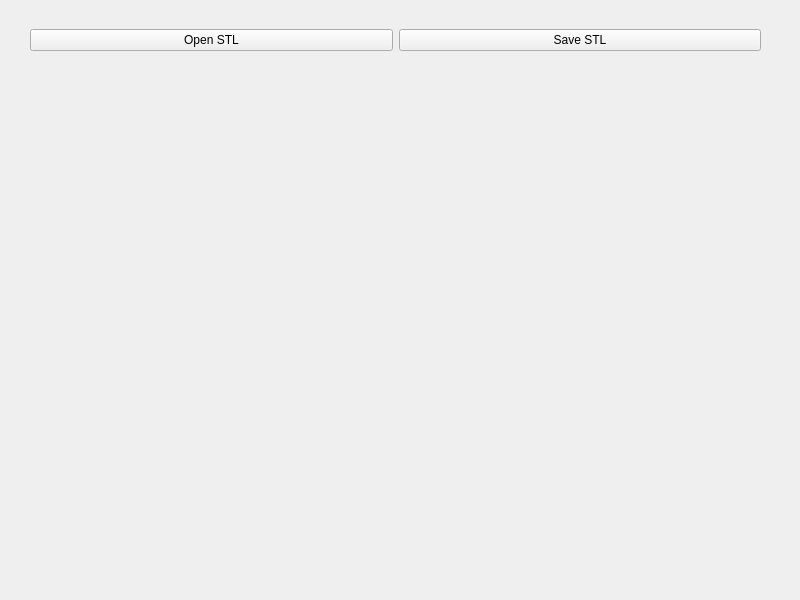
<?xml version="1.0" encoding="UTF-8"?>
<ui version="4.0">
 <class>MainWindow</class>
 <widget class="QMainWindow" name="MainWindow">
  <property name="geometry">
   <rect>
    <x>0</x>
    <y>0</y>
    <width>800</width>
    <height>600</height>
   </rect>
  </property>
  <property name="windowTitle">
   <string>MainWindow</string>
  </property>
  <widget class="QWidget" name="centralwidget">
   <widget class="QVTKOpenGLWidget" name="widget" native="true">
    <property name="geometry">
     <rect>
      <x>30</x>
      <y>80</y>
      <width>731</width>
      <height>501</height>
     </rect>
    </property>
   </widget>
   <widget class="QWidget" name="horizontalLayoutWidget">
    <property name="geometry">
     <rect>
      <x>30</x>
      <y>20</y>
      <width>731</width>
      <height>41</height>
     </rect>
    </property>
    <layout class="QHBoxLayout" name="horizontalLayout">
     <item>
      <widget class="QPushButton" name="btnOpen">
       <property name="text">
        <string>Open STL</string>
       </property>
      </widget>
     </item>
     <item>
      <widget class="QPushButton" name="btnSave">
       <property name="text">
        <string>Save STL</string>
       </property>
      </widget>
     </item>
    </layout>
   </widget>
  </widget>
 </widget>
 <customwidgets>
  <customwidget>
   <class>QVTKOpenGLWidget</class>
   <extends>QWidget</extends>
   <header>QVTKOpenGLWidget.h</header>
   <container>1</container>
  </customwidget>
 </customwidgets>
 <resources/>
 <connections/>
</ui>
